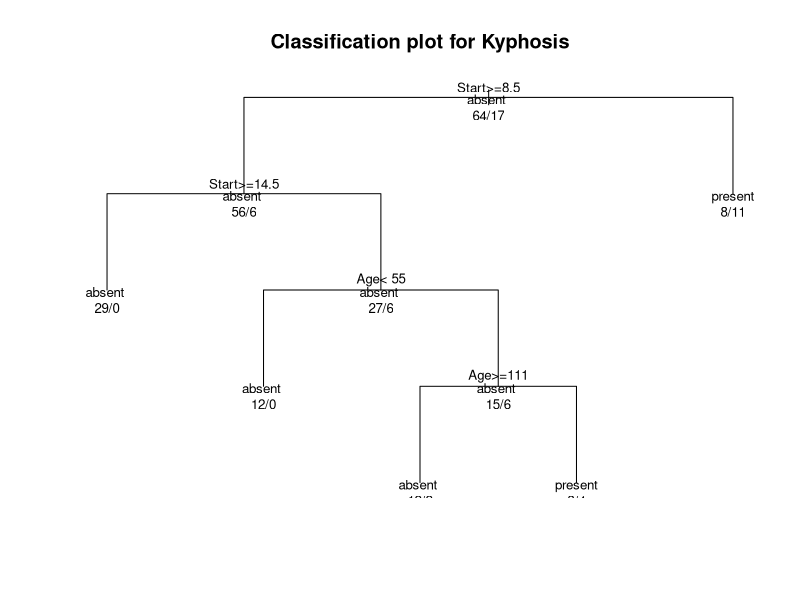

Write the R code that produced this figure.
# Author: Rahnie Riggins; Date:09/23/2025 Purpose: Test decision trees in R
install.packages("rpart")

library(rpart)

#Load some dummy dataset

kyphosis <-kyphosis

#Create a decision tree
fit<- rpart(Kyphosis ~ Age + Number + Start,method="class",data=kyphosis)

# Plot the results
plot(fit, main="Classification plot for Kyphosis", uniform=TRUE); text(fit,use.n=TRUE,all=TRUE,cex=.8)